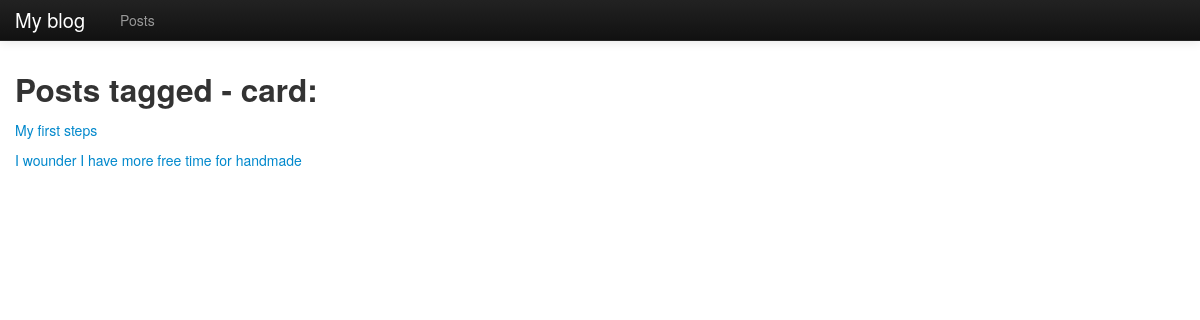
/blog/tag/1/, run on the app's committed database.
### blog/models.py (models this page shows, shortened)
class Tag(models.Model):
    name = models.CharField(max_length=50)

class Post(models.Model):
    title = models.CharField(max_length=255)
    datetime = models.DateTimeField(u'PostDate')
    content = models.TextField(max_length=10000)
    tag = models.ManyToManyField(Tag)

### blog/views.py (the view)
# urls.py: url(r'^tag/(?P<id>\w+)/$', 'tag')
def tag (request, id):
    tag = Tag.objects.select_related().get(id=id)
    posts = tag.post_set.all()
    return render(request, 'blog/tagpage.html', {'posts': posts, 'tag': tag})

### blog/templates/blog/tagpage.html (shortened to what this page needs)
{% extends "blog/base.html" %}
{% block content %}
   <h2>Posts tagged - {{ tag.name }}:</h2>
    	{% for post in posts %}
        	<p><a href="/blog/{{ post.id }}">{{ post.title }}</a></p>
    	{% endfor %}
{% endblock content %}

### blog/templates/blog/base.html (style rules this page uses)
body { padding-top: 60px; }

### data on the page
Tag: name "card"
Post: title "My first steps"
Post: title "I wounder I have more free time for handmade"
